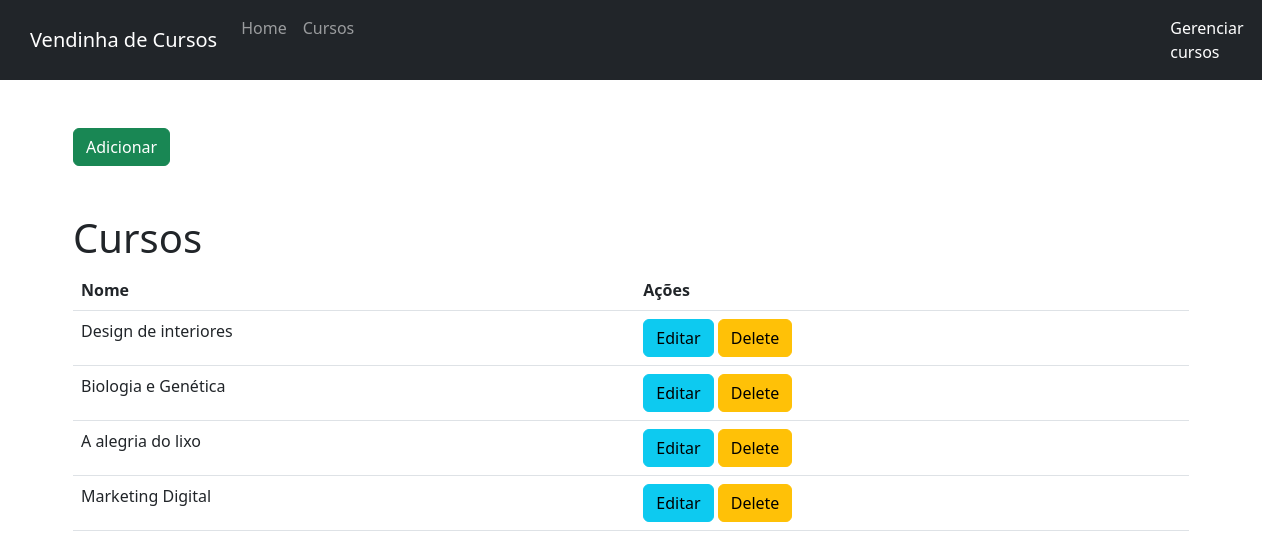
The app's page /gerenciar/ with its own data.
### curso/models.py (models this page shows, shortened)
class Curso(models.Model):
    nome = models.CharField(max_length=50)
    descricao = models.TextField(max_length=600)

### curso/views.py (the view, shortened to what this page needs)
# urls.py: path('gerenciar/',views.Gerenciar.as_view(), name='gerenciar'),
class Gerenciar(View):
    def get(self, request):
        cursos = Curso.objects.all()
        context = {
            'cursos':cursos,
        }
        return render(request, 'gerenciar.html', context)

### curso/templates/gerenciar.html (shortened to what this page needs)
{% extends "base.html" %}
{% block content %}
  <header>
    <nav class="navbar navbar-expand-lg navbar-dark bg-dark" style="padding-left: 30px;padding-right: 30px;">
        <a class="navbar-brand" href="#">Vendinha de Cursos</a>
        <div class="collapse navbar-collapse" id="navbarNavAltMarkup">
          <div class="navbar-nav">
            <a class="nav-item nav-link" href="{% url 'home' %}">Home</a>
            <a class="nav-item nav-link" href="{% url 'cursos' %}">Cursos</a>
            <a class="nav-item nav-link active" href="#" style="margin-left: 50rem;">Gerenciar cursos</a>
          </div>
        </div>
      </nav>
  </header>
  <div class="container mt-5">
    <a class="btn btn-success mb-5" href="{% url 'add_curso' %}">Adicionar</a>
    <h1>Cursos</h1>
    <table class="table table-stripped">
        <thead>
            <tr>
                <th>Nome</th>
                <th>Ações</th>
            </tr>
        </thead>
        <tbody>
            {% for curso in cursos %}
                <tr>
                    <td>{{curso.nome}}</td>
                    <td>
                        <a href="{% url 'editar' curso.pk %}" class="btn btn-info">Editar</a>
                        <a href="{% url 'deletar' curso.pk %}" class="btn btn-warning">Delete</a>
                    </td>
                </tr>
            {% endfor %}
        </tbody>
    </table>
  </div>
{% endblock content %}

### records on screen
Curso: nome "Design de interiores"
Curso: nome "Biologia e Genética"
Curso: nome "A alegria do lixo"
Curso: nome "Marketing Digital"
